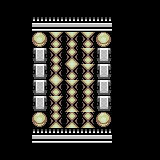

Rendered tile map (Tiled .tmx) drawn with the repository's tilesets; below, a short description and the full map source, tile grids included:
An orthogonal 10x10 tile map with 16x16 px tiles, 1 tile layer (Tile Layer 1).

<map version="1.0" tiledversion="2017.09.27" orientation="orthogonal" renderorder="right-down" width="10" height="10" tilewidth="16" tileheight="16" infinite="0" nextobjectid="1">
 <tileset firstgid="1" source="Sci-Fi16PX_Shadows.tsx" />
 <layer name="Tile Layer 1" width="10" height="10">
  <data encoding="csv">
0,0,0,0,0,0,0,0,0,0,
0,0,675,675,675,675,676,0,0,0,
0,0,739,1314,1314,1314,739,0,0,0,
0,0,674,1314,1378,1314,674,0,0,0,
0,0,674,1378,1314,1314,674,0,0,0,
0,0,674,1314,1314,1314,674,0,0,0,
0,0,738,1314,1378,1378,738,0,0,0,
0,0,739,1378,1378,1378,739,0,0,0,
0,0,675,676,676,676,676,0,0,0,
0,0,0,0,0,0,0,0,0,0
</data>
 </layer>
</map>
